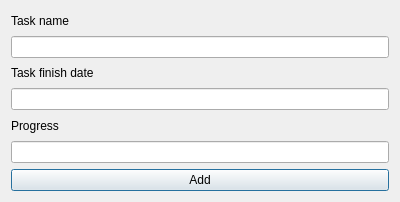
<?xml version="1.0" encoding="UTF-8"?>
<ui version="4.0">
 <class>TaskAdderDialog</class>
 <widget class="QDialog" name="TaskAdderDialog">
  <property name="geometry">
   <rect>
    <x>0</x>
    <y>0</y>
    <width>400</width>
    <height>202</height>
   </rect>
  </property>
  <property name="windowTitle">
   <string>Dialog</string>
  </property>
  <layout class="QVBoxLayout" name="verticalLayout_6">
   <item>
    <layout class="QVBoxLayout" name="verticalLayout_5">
     <item>
      <layout class="QVBoxLayout" name="verticalLayout_4">
       <item>
        <layout class="QVBoxLayout" name="verticalLayout_3">
         <item>
          <widget class="QLabel" name="label">
           <property name="text">
            <string>Task name</string>
           </property>
          </widget>
         </item>
         <item>
          <widget class="QLineEdit" name="lineEditName"/>
         </item>
        </layout>
       </item>
       <item>
        <layout class="QVBoxLayout" name="verticalLayout_2">
         <item>
          <widget class="QLabel" name="label_2">
           <property name="text">
            <string>Task finish date</string>
           </property>
          </widget>
         </item>
         <item>
          <widget class="QLineEdit" name="lineEditDate"/>
         </item>
        </layout>
       </item>
       <item>
        <layout class="QVBoxLayout" name="verticalLayout">
         <item>
          <widget class="QLabel" name="label_3">
           <property name="text">
            <string>Progress</string>
           </property>
          </widget>
         </item>
         <item>
          <widget class="QLineEdit" name="lineEditProgress"/>
         </item>
        </layout>
       </item>
      </layout>
     </item>
     <item>
      <layout class="QHBoxLayout" name="horizontalLayout">
       <item>
        <widget class="QPushButton" name="addTuskButton">
         <property name="text">
          <string>Add</string>
         </property>
        </widget>
       </item>
      </layout>
     </item>
    </layout>
   </item>
  </layout>
 </widget>
 <resources/>
 <connections/>
</ui>
